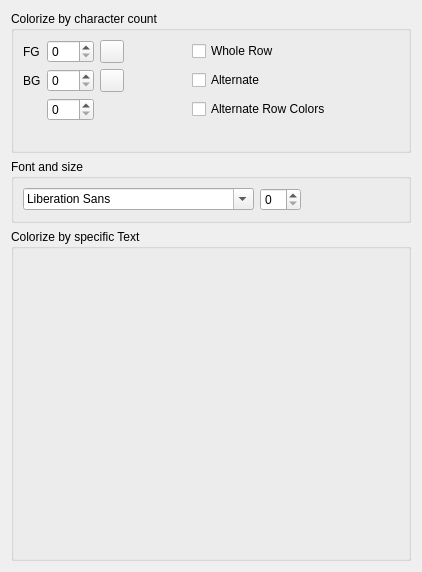
<?xml version="1.0" encoding="UTF-8"?>
<ui version="4.0">
 <class>RowLayoutWidget</class>
 <widget class="QWidget" name="RowLayoutWidget">
  <property name="geometry">
   <rect>
    <x>0</x>
    <y>0</y>
    <width>422</width>
    <height>572</height>
   </rect>
  </property>
  <property name="windowTitle">
   <string>Form</string>
  </property>
  <layout class="QGridLayout" name="gridLayout_2">
   <item row="0" column="0">
    <widget class="QGroupBox" name="groupBox_2">
     <property name="title">
      <string>Colorize by character count</string>
     </property>
     <property name="flat">
      <bool>false</bool>
     </property>
     <property name="checkable">
      <bool>false</bool>
     </property>
     <layout class="QGridLayout" name="gridLayout_3">
      <item row="0" column="1">
       <widget class="QLabel" name="label_4">
        <property name="toolTip">
         <string>colorize foreground color by charcount</string>
        </property>
        <property name="toolTipDuration">
         <number>-1</number>
        </property>
        <property name="whatsThis">
         <string extracomment="wt"/>
        </property>
        <property name="text">
         <string>FG</string>
        </property>
       </widget>
      </item>
      <item row="0" column="2">
       <widget class="QSpinBox" name="spinColorizeCellByChar"/>
      </item>
      <item row="0" column="8">
       <spacer name="horizontalSpacer">
        <property name="orientation">
         <enum>Qt::Horizontal</enum>
        </property>
        <property name="sizeHint" stdset="0">
         <size>
          <width>40</width>
          <height>20</height>
         </size>
        </property>
       </spacer>
      </item>
      <item row="1" column="2">
       <widget class="QSpinBox" name="spinColorizeRowByChar"/>
      </item>
      <item row="1" column="3">
       <widget class="QToolButton" name="btnPickRowColor">
        <property name="text">
         <string/>
        </property>
        <property name="icon">
         <iconset resource="../../../../assets/default.qrc">
          <normaloff>:/assets/icons/icons8-variation-40.png</normaloff>:/assets/icons/icons8-variation-40.png</iconset>
        </property>
        <property name="popupMode">
         <enum>QToolButton::InstantPopup</enum>
        </property>
       </widget>
      </item>
      <item row="1" column="1">
       <widget class="QLabel" name="label_5">
        <property name="toolTip">
         <string>colorize background color by charcount</string>
        </property>
        <property name="text">
         <string>BG</string>
        </property>
       </widget>
      </item>
      <item row="0" column="3">
       <widget class="QToolButton" name="btnPickCellColor">
        <property name="text">
         <string/>
        </property>
        <property name="icon">
         <iconset resource="../../../../assets/default.qrc">
          <normaloff>:/assets/icons/icons8-variation-40.png</normaloff>:/assets/icons/icons8-variation-40.png</iconset>
        </property>
        <property name="popupMode">
         <enum>QToolButton::InstantPopup</enum>
        </property>
       </widget>
      </item>
      <item row="2" column="2">
       <widget class="QSpinBox" name="spinLigthness">
        <property name="maximum">
         <number>500</number>
        </property>
        <property name="value">
         <number>0</number>
        </property>
       </widget>
      </item>
      <item row="3" column="7" colspan="2">
       <spacer name="horizontalSpacer_2">
        <property name="orientation">
         <enum>Qt::Horizontal</enum>
        </property>
        <property name="sizeHint" stdset="0">
         <size>
          <width>40</width>
          <height>20</height>
         </size>
        </property>
       </spacer>
      </item>
      <item row="2" column="7">
       <widget class="QCheckBox" name="alternateRowColors">
        <property name="contextMenuPolicy">
         <enum>Qt::PreventContextMenu</enum>
        </property>
        <property name="text">
         <string>Alternate Row Colors</string>
        </property>
       </widget>
      </item>
      <item row="1" column="7">
       <widget class="QCheckBox" name="alternateCellColor">
        <property name="toolTip">
         <string>&lt;html&gt;&lt;head/&gt;&lt;body&gt;&lt;p&gt;&lt;span style=&quot; font-weight:600;&quot;&gt;Alternating Colors also when different lines would have the same Color&lt;/span&gt;&lt;/p&gt;&lt;p&gt;This feature can be useful on Date colorizeing to garantuee always &lt;br/&gt;defferent colors on time change&lt;/p&gt;&lt;p&gt;&lt;br/&gt;&lt;/p&gt;&lt;/body&gt;&lt;/html&gt;</string>
        </property>
        <property name="text">
         <string>Alternate</string>
        </property>
       </widget>
      </item>
      <item row="0" column="7">
       <widget class="QCheckBox" name="wholeRow">
        <property name="toolTip">
         <string>Colorize the whole Row instead only the Cell</string>
        </property>
        <property name="text">
         <string>Whole Row</string>
        </property>
       </widget>
      </item>
      <item row="0" column="4">
       <spacer name="horizontalSpacer_4">
        <property name="orientation">
         <enum>Qt::Horizontal</enum>
        </property>
        <property name="sizeHint" stdset="0">
         <size>
          <width>40</width>
          <height>20</height>
         </size>
        </property>
       </spacer>
      </item>
     </layout>
    </widget>
   </item>
   <item row="2" column="0">
    <widget class="QGroupBox" name="groupBox_3">
     <property name="sizePolicy">
      <sizepolicy hsizetype="Preferred" vsizetype="Expanding">
       <horstretch>0</horstretch>
       <verstretch>0</verstretch>
      </sizepolicy>
     </property>
     <property name="title">
      <string>Colorize by specific Text</string>
     </property>
     <layout class="QGridLayout" name="gridLayout">
      <item row="0" column="0">
       <widget class="TextColorizerWidget" name="textColorizer" native="true">
        <property name="sizePolicy">
         <sizepolicy hsizetype="Preferred" vsizetype="Expanding">
          <horstretch>0</horstretch>
          <verstretch>0</verstretch>
         </sizepolicy>
        </property>
       </widget>
      </item>
     </layout>
    </widget>
   </item>
   <item row="1" column="0">
    <widget class="QGroupBox" name="groupBox">
     <property name="title">
      <string>Font and size</string>
     </property>
     <layout class="QGridLayout" name="gridLayout_5">
      <item row="0" column="1">
       <widget class="QSpinBox" name="spinFontSize"/>
      </item>
      <item row="0" column="0">
       <widget class="QFontComboBox" name="cbFontStyle"/>
      </item>
      <item row="0" column="2">
       <spacer name="horizontalSpacer_3">
        <property name="orientation">
         <enum>Qt::Horizontal</enum>
        </property>
        <property name="sizeHint" stdset="0">
         <size>
          <width>40</width>
          <height>20</height>
         </size>
        </property>
       </spacer>
      </item>
     </layout>
    </widget>
   </item>
  </layout>
 </widget>
 <customwidgets>
  <customwidget>
   <class>TextColorizerWidget</class>
   <extends>QWidget</extends>
   <header location="global">gui/TextColorizerWidget.h</header>
   <container>1</container>
  </customwidget>
 </customwidgets>
 <resources>
  <include location="../../../../assets/default.qrc"/>
 </resources>
 <connections/>
</ui>
